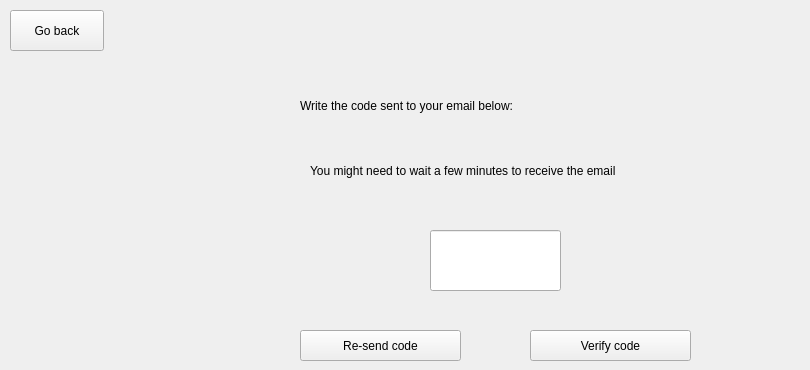
      <widget class="QWidget" name="code_verification">
       <widget class="QLabel" name="label_13">
        <property name="geometry">
         <rect>
          <x>300</x>
          <y>80</y>
          <width>481</width>
          <height>51</height>
         </rect>
        </property>
        <property name="styleSheet">
         <string notr="true">font: 18pt &quot;Times New Roman&quot;;</string>
        </property>
        <property name="text">
         <string>Write the code sent to your email below:</string>
        </property>
       </widget>
       <widget class="QLabel" name="label_14">
        <property name="geometry">
         <rect>
          <x>310</x>
          <y>150</y>
          <width>491</width>
          <height>41</height>
         </rect>
        </property>
        <property name="styleSheet">
         <string notr="true">font: pt18 &quot;Times New Roman&quot;;
font: italic 12pt &quot;Times New Roman&quot;;
</string>
        </property>
        <property name="text">
         <string>You might need to wait a few minutes to receive the email</string>
        </property>
       </widget>
       <widget class="QLineEdit" name="confirm_email_2">
        <property name="geometry">
         <rect>
          <x>430</x>
          <y>230</y>
          <width>131</width>
          <height>61</height>
         </rect>
        </property>
        <property name="styleSheet">
         <string notr="true">font: 28pt &quot;Times New Roman&quot;;</string>
        </property>
       </widget>
       <widget class="QPushButton" name="verify_code">
        <property name="geometry">
         <rect>
          <x>530</x>
          <y>330</y>
          <width>161</width>
          <height>31</height>
         </rect>
        </property>
        <property name="styleSheet">
         <string notr="true">QPushButton#verify_code {
font: 12pt &quot;Times New Roman&quot;;
min-width: 80px;
}
QPushButton#verify_code:pressed {
    background-color: rgb(224, 224, 224);
    border-style: inset;
}</string>
        </property>
        <property name="text">
         <string>Verify code</string>
        </property>
       </widget>
       <widget class="QPushButton" name="resend_code">
        <property name="geometry">
         <rect>
          <x>300</x>
          <y>330</y>
          <width>161</width>
          <height>31</height>
         </rect>
        </property>
        <property name="styleSheet">
         <string notr="true">QPushButton#resend_code {
font: 12pt &quot;Times New Roman&quot;;
min-width: 80px;
}
QPushButton#resend_code:pressed {
    background-color: rgb(224, 224, 224);
    border-style: inset;
}</string>
        </property>
        <property name="text">
         <string>Re-send code</string>
        </property>
       </widget>
       <widget class="QPushButton" name="back_10">
        <property name="geometry">
         <rect>
          <x>10</x>
          <y>10</y>
          <width>94</width>
          <height>41</height>
         </rect>
        </property>
        <property name="styleSheet">
         <string notr="true">QPushButton#back_10 {
font: 12pt &quot;Times New Roman&quot;;
min-width: 80px;
}
QPushButton#back_10:pressed {
    background-color: rgb(224, 224, 224);
    border-style: inset;
}</string>
        </property>
        <property name="text">
         <string>Go back</string>
        </property>
       </widget>
      </widget>
